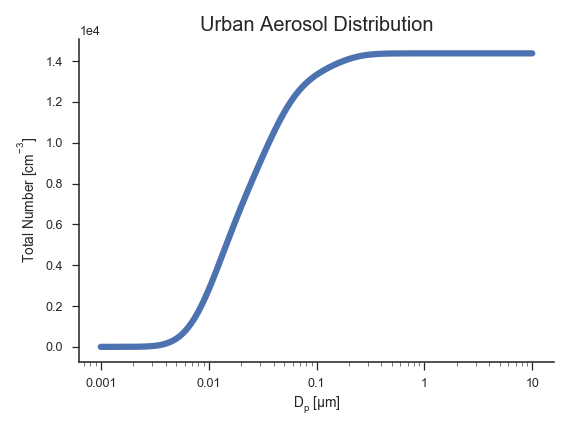

The script that drew this image:
import opcsim, seaborn as sns
d = opcsim.load_distribution("Urban")
ax = opcsim.plots.cdfplot(d)
ax.set_title("Urban Aerosol Distribution", fontsize=16)
sns.despine()
